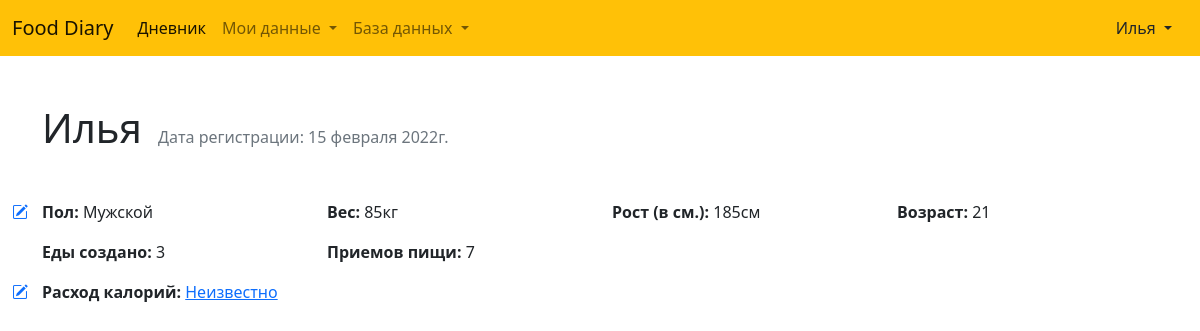
Page /profile/ (signed in) on the earlier database version.
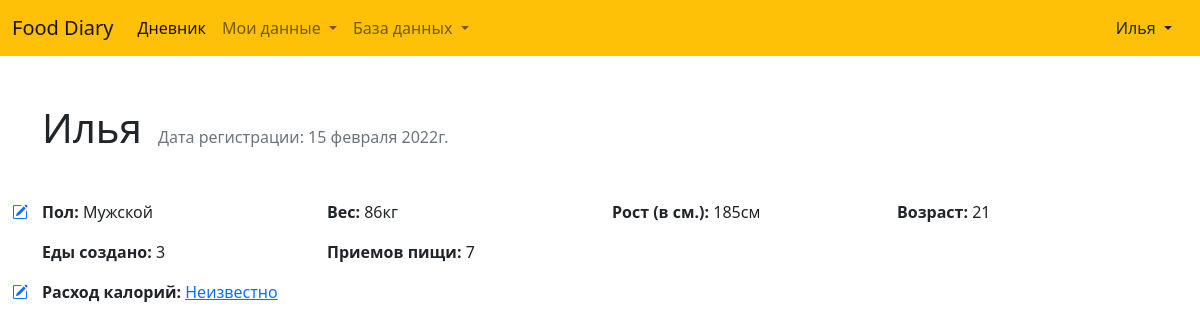
Same page on the later database version.
### account/models.py (models this page shows)
class Profile(models.Model):
    user = models.OneToOneField('auth.user', on_delete=models.CASCADE, related_name='profile')
    registered = models.DateTimeField('Дата регистрации', auto_now_add=True)
    sex = models.CharField('Пол', null=True, blank=True, max_length=7)
    weight = models.PositiveSmallIntegerField('Вес', null=True, blank=True)
    height = models.PositiveSmallIntegerField('Рост (в см.)', null=True, blank=True)
    age = models.PositiveSmallIntegerField('Возраст', null=True, blank=True)
    calorie_consumption = models.PositiveIntegerField('Расход калорий (в день)', null=True, blank=True)

### account/views.py (the view)
# urls.py: path('', views.ProfileDetailView.as_view(), name='profile'),
class ProfileDetailView(DetailView):
    template_name = 'profile/detail.html'
    def get_object(self):
        return Profile.objects.get(user=self.request.user)
    def get_context_data(self, **kwargs):
        kwargs = super().get_context_data(**kwargs)
        kwargs['profile_edit_form'] = forms.ChangeProfileInfoForm(instance=self.get_object())
        return kwargs

### account/templates/profile/detail.html (shortened to what this page needs)
{% extends 'base.html' %}
{% block content %}
<main>
    <div class="container">
        <div class="row mt-5">
            <div class="col-12">
                <div class="d-flex mb-5 align-items-baseline">
                    <h1 class="m-0">{{request.user.username}}</h1>
                    <p class="mb-0 ms-3 text-muted">Дата регистрации: {{profile.registered|date:"j E Y"}}г.</p>
                </div>
            </div>
        </div>
        <div class="row position-relative">
            <a href="#" data-bs-toggle="modal" data-bs-target="#changeProfileInfo" class="position-absolute"
                style="left: -30px; top: 0px; width: fit-content;">
                <i class="bi bi-pencil-square text-primary"></i>
            </a>
            <div class="col col-md-4 col-lg-3">
                <p>
                    <b>Пол:</b>
                    <span>
                        {% if profile.sex %}
                        {% if profile.sex == 'male' %}
                        Мужской
                        {% else %}
                        Женский
                        {% endif %}
                        {% else %}
                        Не указано
                        {% endif %}
                    </span>
                </p>
            </div>
            <div class="col col-md-4 col-lg-3">
                <p>
                    <b>Вес:</b>
                    <span>{% if profile.weight %}{{ profile.weight }}кг{% else %}Не указано{% endif %}</span>
                </p>
            </div>
            <div class="col col-md-4 col-lg-3">
                <p>
                    <b>Рост (в см.):</b>
                    <span>{% if profile.height %}{{ profile.height }}см{% else %}Не указано{% endif %}</span>
                </p>
            </div>
            <div class="col col-md-4 col-lg-3">
                <p>
                    <b>Возраст:</b>
                    <span>
                        {% if profile.age %}
                        {{ profile.age }}
                        {% else %}
                        Не указано
                        {% endif %}
                    </span>
                </p>
            </div>
            <div class="col col-md-4 col-lg-3">
                <p>
                    <b>Еды создано:</b>
                    <span>{{request.user.food.count}}</span>
                </p>
            </div>
            <div class="col col-md-4 col-lg-3">
                <p>
                    <b>Приемов пищи:</b>
                    <span>{{request.user.meals.count}}</span>
                </p>
            </div>
        </div>
        <div class="row position-relative">
            <a href="{% url 'calorie_consumption_calculator' %}" class="position-absolute"
                style="left: -30px; top: 0px; width: fit-content;">
                <i class="bi bi-pencil-square text-primary"></i>
            </a>
            <div class="col col-md-4 col-lg-3">
                <p>
                    <b>Расход калорий:</b>
                    <span>
                        {% if profile.calorie_consumption %}
                        {{profile.calorie_consumption}}
                        {% else %}
                        <a href="{% url 'calorie_consumption_calculator' %}"
                            title="Рассчитать расход калорий">Неизвестно</a>
                        {% endif %}
                    </span>
                </p>
            </div>
        </div>
    </div>
</main>
{% endblock %}

Differences in the rows shown:
changed Profile: weight "85" → "86"
